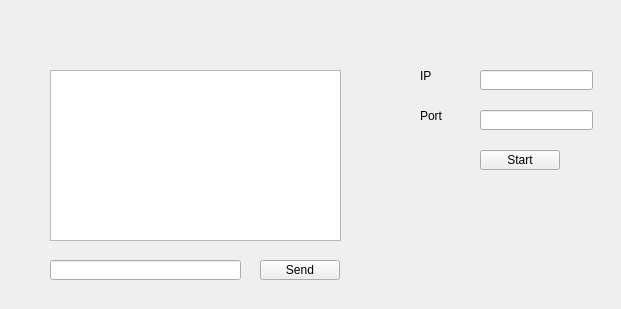
<?xml version="1.0" encoding="UTF-8"?>
<ui version="4.0">
 <class>Widget</class>
 <widget class="QWidget" name="Widget">
  <property name="geometry">
   <rect>
    <x>0</x>
    <y>0</y>
    <width>621</width>
    <height>309</height>
   </rect>
  </property>
  <property name="windowTitle">
   <string>Widget</string>
  </property>
  <widget class="QPlainTextEdit" name="plainTextEdit">
   <property name="geometry">
    <rect>
     <x>50</x>
     <y>70</y>
     <width>291</width>
     <height>171</height>
    </rect>
   </property>
   <property name="readOnly">
    <bool>true</bool>
   </property>
  </widget>
  <widget class="QLabel" name="labelIP">
   <property name="geometry">
    <rect>
     <x>420</x>
     <y>70</y>
     <width>47</width>
     <height>12</height>
    </rect>
   </property>
   <property name="text">
    <string>IP</string>
   </property>
  </widget>
  <widget class="QLineEdit" name="lineEditIP">
   <property name="geometry">
    <rect>
     <x>480</x>
     <y>70</y>
     <width>113</width>
     <height>20</height>
    </rect>
   </property>
  </widget>
  <widget class="QLabel" name="labelPort">
   <property name="geometry">
    <rect>
     <x>420</x>
     <y>110</y>
     <width>47</width>
     <height>12</height>
    </rect>
   </property>
   <property name="text">
    <string>Port</string>
   </property>
  </widget>
  <widget class="QLineEdit" name="lineEditPort">
   <property name="geometry">
    <rect>
     <x>480</x>
     <y>110</y>
     <width>113</width>
     <height>20</height>
    </rect>
   </property>
  </widget>
  <widget class="QLineEdit" name="lineEditSend">
   <property name="geometry">
    <rect>
     <x>50</x>
     <y>260</y>
     <width>191</width>
     <height>20</height>
    </rect>
   </property>
  </widget>
  <widget class="QPushButton" name="btnSend">
   <property name="geometry">
    <rect>
     <x>260</x>
     <y>260</y>
     <width>80</width>
     <height>20</height>
    </rect>
   </property>
   <property name="text">
    <string>Send</string>
   </property>
  </widget>
  <widget class="QPushButton" name="btnOnOff">
   <property name="geometry">
    <rect>
     <x>480</x>
     <y>150</y>
     <width>80</width>
     <height>20</height>
    </rect>
   </property>
   <property name="text">
    <string>Start</string>
   </property>
  </widget>
 </widget>
 <resources/>
 <connections/>
</ui>
